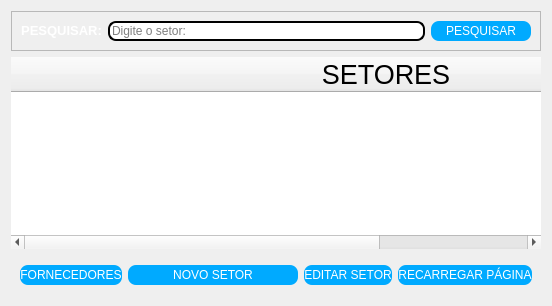
         <widget class="QWidget" name="page_3">
          <layout class="QVBoxLayout" name="verticalLayout_13">
           <item>
            <widget class="QFrame" name="frame_setor_pesquisa">
             <property name="minimumSize">
              <size>
               <width>0</width>
               <height>40</height>
              </size>
             </property>
             <property name="styleSheet">
              <string notr="true"/>
             </property>
             <property name="frameShape">
              <enum>QFrame::StyledPanel</enum>
             </property>
             <property name="frameShadow">
              <enum>QFrame::Raised</enum>
             </property>
             <layout class="QHBoxLayout" name="horizontalLayout_17">
              <item>
               <widget class="QLabel" name="lbl_setor_pesquisar">
                <property name="styleSheet">
                 <string notr="true">border: 0px</string>
                </property>
                <property name="text">
                 <string>&lt;html&gt;&lt;head/&gt;&lt;body&gt;&lt;p align=&quot;center&quot;&gt;&lt;span style=&quot; font-size:10pt; font-weight:600; color:#ffffff;&quot;&gt;PESQUISAR:&lt;/span&gt;&lt;/p&gt;&lt;/body&gt;&lt;/html&gt;</string>
                </property>
               </widget>
              </item>
              <item>
               <widget class="QLineEdit" name="edit_setor_pesquisar">
                <property name="styleSheet">
                 <string notr="true">background-color: rgb(255, 255, 255);
border-radius: 8px;
border: 2px solid black</string>
                </property>
                <property name="placeholderText">
                 <string>Digite o setor:</string>
                </property>
               </widget>
              </item>
              <item>
               <widget class="QPushButton" name="btn_setor_pesquisar">
                <property name="minimumSize">
                 <size>
                  <width>100</width>
                  <height>20</height>
                 </size>
                </property>
                <property name="cursor">
                 <cursorShape>PointingHandCursor</cursorShape>
                </property>
                <property name="styleSheet">
                 <string notr="true">background-color: rgb(0, 170, 255);
color: rgb(255, 255, 255);
border-radius: 8px;
border: 0px;</string>
                </property>
                <property name="text">
                 <string>PESQUISAR</string>
                </property>
               </widget>
              </item>
             </layout>
            </widget>
           </item>
           <item>
            <widget class="QTreeWidget" name="tree_setor_info">
             <property name="font">
              <font>
               <pointsize>16</pointsize>
              </font>
             </property>
             <property name="styleSheet">
              <string notr="true">QTreeWidget::item{
	color:white;
}</string>
             </property>
             <property name="frameShape">
              <enum>QFrame::NoFrame</enum>
             </property>
             <property name="lineWidth">
              <number>0</number>
             </property>
             <property name="headerHidden">
              <bool>false</bool>
             </property>
             <property name="columnCount">
              <number>1</number>
             </property>
             <attribute name="headerCascadingSectionResizes">
              <bool>false</bool>
             </attribute>
             <attribute name="headerDefaultSectionSize">
              <number>390</number>
             </attribute>
             <attribute name="headerHighlightSections">
              <bool>false</bool>
             </attribute>
             <attribute name="headerMinimumSectionSize">
              <number>750</number>
             </attribute>
             <attribute name="headerStretchLastSection">
              <bool>true</bool>
             </attribute>
             <column>
              <property name="text">
               <string>SETORES</string>
              </property>
              <property name="font">
               <font>
                <pointsize>20</pointsize>
               </font>
              </property>
              <property name="textAlignment">
               <set>AlignCenter</set>
              </property>
             </column>
            </widget>
           </item>
           <item>
            <widget class="QFrame" name="frame_setor_action">
             <property name="minimumSize">
              <size>
               <width>0</width>
               <height>40</height>
              </size>
             </property>
             <property name="styleSheet">
              <string notr="true"/>
             </property>
             <property name="frameShape">
              <enum>QFrame::NoFrame</enum>
             </property>
             <property name="frameShadow">
              <enum>QFrame::Raised</enum>
             </property>
             <layout class="QHBoxLayout" name="horizontalLayout_12">
              <item>
               <widget class="QPushButton" name="btn_setor_pg_forn">
                <property name="minimumSize">
                 <size>
                  <width>0</width>
                  <height>20</height>
                 </size>
                </property>
                <property name="styleSheet">
                 <string notr="true">background-color: rgb(0, 170, 255);
color: rgb(255, 255, 255);
border-radius: 8px;
border: 0px;</string>
                </property>
                <property name="text">
                 <string>FORNECEDORES</string>
                </property>
               </widget>
              </item>
              <item>
               <widget class="QPushButton" name="btn_setor_add">
                <property name="minimumSize">
                 <size>
                  <width>170</width>
                  <height>20</height>
                 </size>
                </property>
                <property name="styleSheet">
                 <string notr="true">background-color: rgb(0, 170, 255);
color: rgb(255, 255, 255);
border-radius: 8px;
border: 0px;</string>
                </property>
                <property name="text">
                 <string>NOVO SETOR</string>
                </property>
               </widget>
              </item>
              <item>
               <widget class="QPushButton" name="btn_setor_edit">
                <property name="minimumSize">
                 <size>
                  <width>0</width>
                  <height>20</height>
                 </size>
                </property>
                <property name="styleSheet">
                 <string notr="true">background-color: rgb(0, 170, 255);
color: rgb(255, 255, 255);
border-radius: 8px;
border: 0px;</string>
                </property>
                <property name="text">
                 <string>EDITAR SETOR</string>
                </property>
               </widget>
              </item>
              <item>
               <widget class="QPushButton" name="btn_setor_atualizar">
                <property name="minimumSize">
                 <size>
                  <width>0</width>
                  <height>20</height>
                 </size>
                </property>
                <property name="styleSheet">
                 <string notr="true">background-color: rgb(0, 170, 255);
color: rgb(255, 255, 255);
border-radius: 8px;
border: 0px;</string>
                </property>
                <property name="text">
                 <string>RECARREGAR PÁGINA</string>
                </property>
               </widget>
              </item>
             </layout>
            </widget>
           </item>
          </layout>
         </widget>
